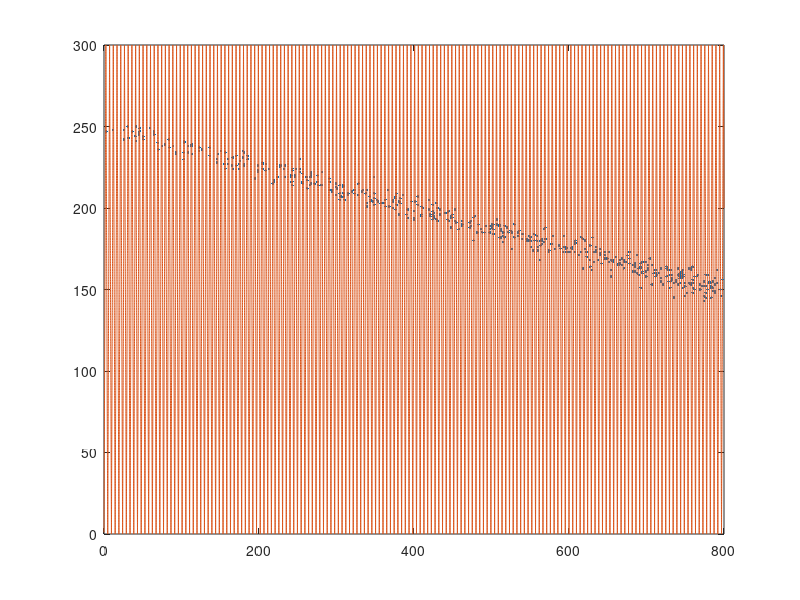
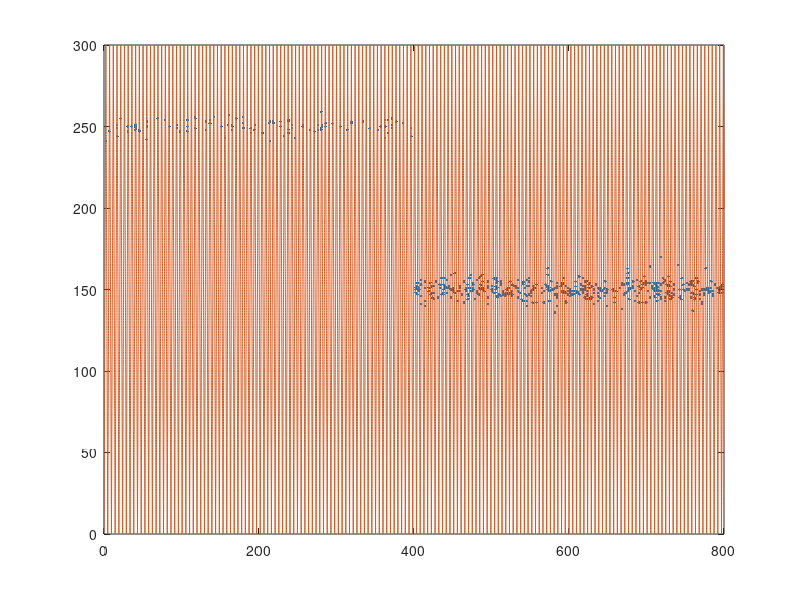

Recreate these plots in MATLAB, in order.
clc;clear;close all;

% init params set
speed = 125; % unit: cm/s
distance = 300; % unit: cm

T = 800; % t in (0, T]. unit: s

alpha_start = log(10);
alpha_final = log(30);
mu_start = 250;
mu_final = 150;
sigma_start = 12^(0.5);
sigma_final = 20^(0.5);

% anonymous function
func_x = @(t) (rem(speed.*t,2*distance)>distance).* ...
                                (2*distance-rem(speed.*t,2*distance)) ...
              + (rem(speed.*t,2*distance)<=distance).* ...
                                (rem(speed.*t,2*distance)) ; 
func_linear = @(t,s,f) s + (f-s).*t/T;
func_alpha_linear = @(t) func_linear(t,alpha_start,alpha_final);
func_mu_linear = @(t) func_linear(t,mu_start,mu_final);
func_sigma_linear = @(t) func_linear(t,sigma_start,sigma_final);

func_jump = @(t,s,f) (t<T/2).*s + (t>=T/2).*f;
func_alpha_jump = @(t) func_jump(t,alpha_start,alpha_final);
func_mu_jump = @(t) func_jump(t,mu_start,mu_final);
func_sigma_jump = @(t) func_jump(t,sigma_start,sigma_final);

func_lambda =  @(x,theta) exp(theta(1) - ((x-theta(2)).^2)./(2.*theta(3).^2));


% spike data generation
J = 100000;
delta_t_simulation = T/J;
t_simulation = delta_t_simulation:delta_t_simulation:T;
% time index: 1, ... , J
x = func_x(t_simulation);

% linear evolve 
alpha_linear = func_alpha_linear(t_simulation);
mu_linear = func_mu_linear(t_simulation);
sigma_linear = func_sigma_linear(t_simulation);
theta_linear = [alpha_linear;mu_linear;sigma_linear];

u = zeros(1,J);
for i = 1:1:J
    lambda = func_lambda( x(i), theta_linear(:,i));
    u(i) = binornd(1, lambda*delta_t_simulation);
end
index_spike_linear = find(u~=0);
t_spike_linear = t_simulation(index_spike_linear);
figure(1);
plot(t_spike_linear, x(index_spike_linear),'.');
hold on;
plot(t_simulation,x,'-');


% jump evolve 
alpha_jump = func_alpha_jump(t_simulation);
mu_jump = func_mu_jump(t_simulation);
sigma_jump = func_sigma_jump(t_simulation);
theta_jump = [alpha_jump;mu_jump;sigma_jump];

u = zeros(1,J);
for i = 1:1:J
    lambda = func_lambda( x(i), theta_jump(:,i));
    u(i) = binornd(1, lambda*delta_t_simulation);
end
index_spike_jump = find(u~=0);
t_spike_jump = t_simulation(index_spike_jump);
figure(2);
plot(t_spike_jump, x(index_spike_jump),'.');
hold on;
plot(t_simulation,x,'-');

% save simulation data
save('dataSpikeSimulation.mat','speed', ... 
                               'distance', ...
                               'T', ...
                               'func_x', ...
                               't_spike_linear','t_spike_jump');